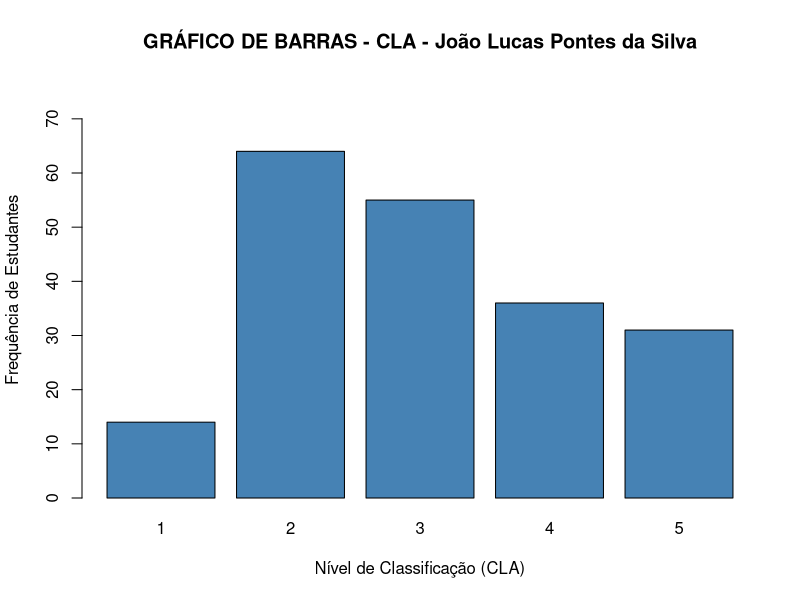

Source code (R):
# Questão 2 - Gráfico da distribuição da variável CLA

dados <- read.csv("Admission.csv", sep=";", dec=",") #Carregando a base de dados#

frequencia_cla <- table(dados$CLA) #Criando a tabela de frequência absoluta#

png("Grafico_CLA_JoaoLucas.png", width = 800, height = 600, res = 120) #Criando o arquivo de imagem PNG#

barplot(frequencia_cla, main = "GRÁFICO DE BARRAS - CLA - João Lucas Pontes da Silva", xlab = "Nível de Classificação (CLA)", ylab = "Frequência de Estudantes", col = "steelblue", ylim = c(0, max(frequencia_cla) * 1.2)) #Gerando o gráfico de barras#

dev.off() #Salvando o gráfico na pasta do projeto#

cat("O arquivo 'Grafico_CLA_JoaoLucas.png' foi salvo.\n") #Exibindo aviso de conclusão no terminal#
